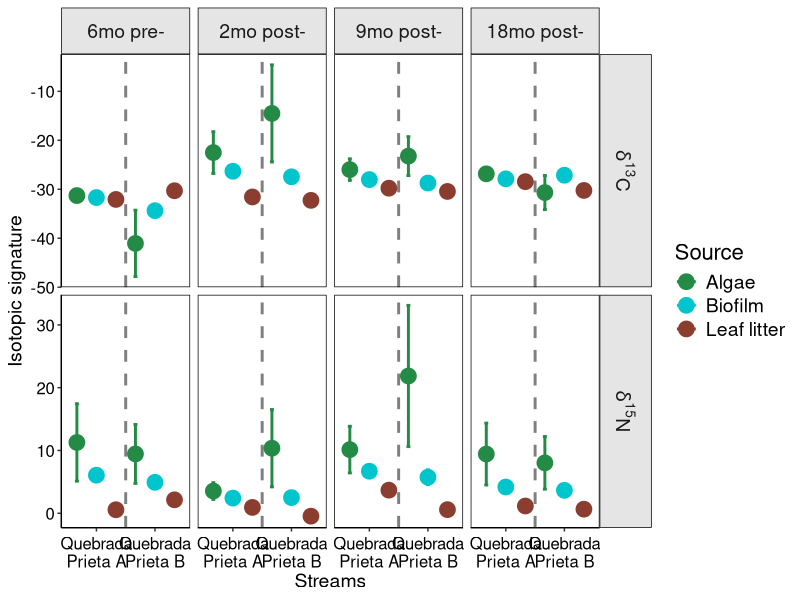
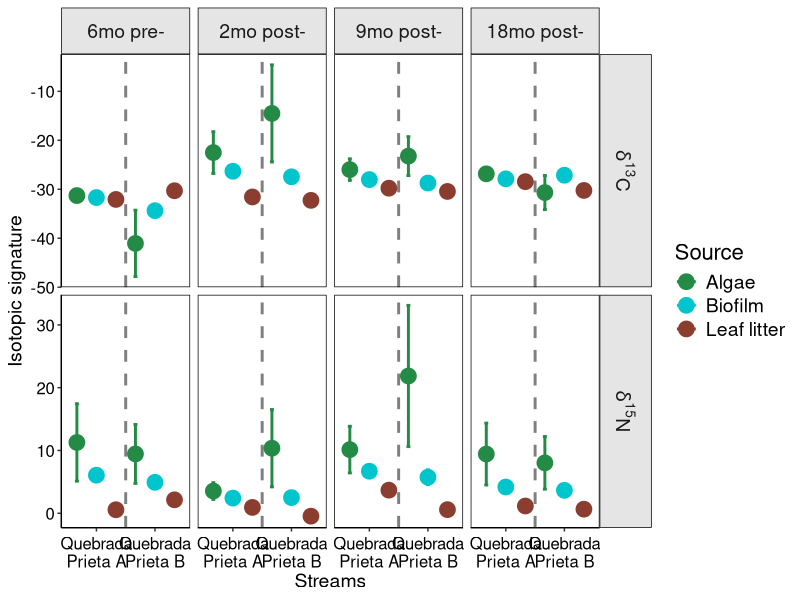

Here is the R script that generated these plots, in order: (Note: this script raises an error after producing the figures.)


library(tidyverse)

data <- read.csv("data/isotopes.csv")
head(data)

# First, rename variables
sampling_new <- c(
  'six' = "6mo pre-",
  'two' = "2mo post-",
  '9mo' = "9mo post-",
  '18mo' = "18mo post-")

# Second, reorganize
data$sampling = factor(data$sampling, 
                           levels=c('six','two','9mo','18mo'))
# Rename the isotopes
isotopes_new <- c(
  "Carbon" = "delta^{13}*C",
  "Nitrogen" = "delta^{15}*N")



p <- ggplot(data = data, aes(x = stream, y = value)) +
  geom_point(aes(colour = source), position = position_dodge(width = 1), size= 5) +
  scale_color_manual(values = c("#238b45", "turquoise3", "coral4"), labels = c("Algae", "Biofilm", "Leaf litter") ) +
  
  geom_errorbar(aes(colour = source, ymin = value - sd, ymax = value + sd), 
                width = 0.2, position = position_dodge(width = 1), size= 1) +
  
  labs(x="Streams",y = "Isotopic signature", colour = "Source") +
  scale_x_discrete(labels = c("Quebrada\nPrieta A", "Quebrada\nPrieta B")) +

# line in discrete variable
  geom_vline(xintercept=seq(1.5, length(unique(data$stream))-0.5, 1), 
             lwd=1, colour="black", linetype="dashed", alpha=0.5) +

# Axis
  theme(axis.title.y = element_text(size = 14, angle = 90)) + # axis y 
  theme(axis.title.x = element_text(size = 14, angle = 00)) + # axis x
  theme(axis.text.x=element_text(angle=0, size=12, vjust=0.5, color="black")) + #subaxis x
  theme(axis.text.y=element_text(angle=0, size=12, vjust=0.5, color="black")) + #subaxis y
  
# Strip  
  theme(strip.placement = 'outside') +
  theme(strip.switch.pad.grid = unit('0.25', "cm")) +
  theme(strip.text.x = element_text(size = 14)) +
  theme(strip.text.y = element_text(size = 14)) +
  theme(strip.background = element_rect(colour="black", fill="gray90"),
        strip.text = element_text(margin = margin(10, 10, 10, 10))) +
 
# Legend 
  theme(legend.key.size = unit(0.6, "cm"))+
  theme(legend.title=element_text(size=16)) + # legend title size
  theme(legend.text = element_text(color = "black", size = 14))+  #factor name 
  theme(legend.key = element_rect(fill = NA, color = NA))+
  
# Panel   
  theme(panel.grid.major = element_blank(), panel.grid.minor = element_blank(),
        panel.background = element_blank(), axis.line = element_line(colour = "black")) +
  theme(panel.border = element_rect(colour = "black", fill=NA, size=0.5)) 

Fig_iso <- p + facet_grid(isotope ~ sampling, 
               scale= "free_y", labeller = labeller(isotope = as_labeller(isotopes_new,  label_parsed),
                                                    sampling = as_labeller(sampling_new))) 
Fig_iso

Fig_iso + ggsave("Figure 2.tiff", width=11, height=6.5)












